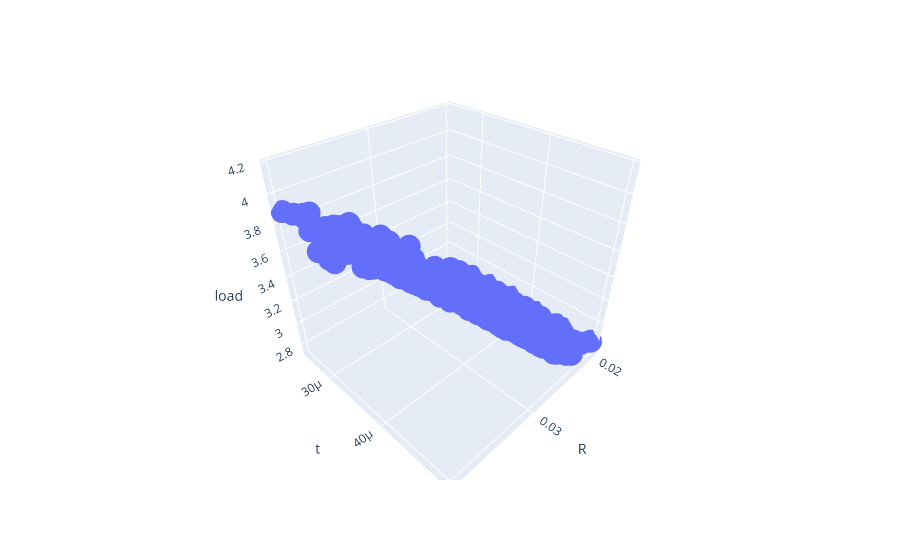

Notebook code for this chart:
### Code cell
px.scatter_3d(df.iloc[case_incr_max], x="R", y="t", z="load")

### Figure 1 — Plotly figure (JSON) as saved in the notebook; plotly's stock layout.template omitted (floating-point values rounded to 4 significant figures; data arrays with more than 128 entries replaced by an {"elided": "..."} marker saying what was removed)
{"data": [{"hovertemplate": "R=%{x}<br>t=%{y}<br>load=%{z}<extra></extra>", "legendgroup": "", "marker": {"color": "#636efa", "symbol": "circle"}, "mode": "markers", "name": "", "scene": "scene", "showlegend": false, "type": "scatter3d", "x": {"elided": "400 float values"}, "y": {"elided": "400 float values"}, "z": {"elided": "400 float values"}}], "layout": {"legend": {"tracegroupgap": 0}, "margin": {"t": 60}, "scene": {"domain": {"x": [0, 1], "y": [0, 1]}, "xaxis": {"title": {"text": "R"}}, "yaxis": {"title": {"text": "t"}}, "zaxis": {"title": {"text": "load"}}}}}
